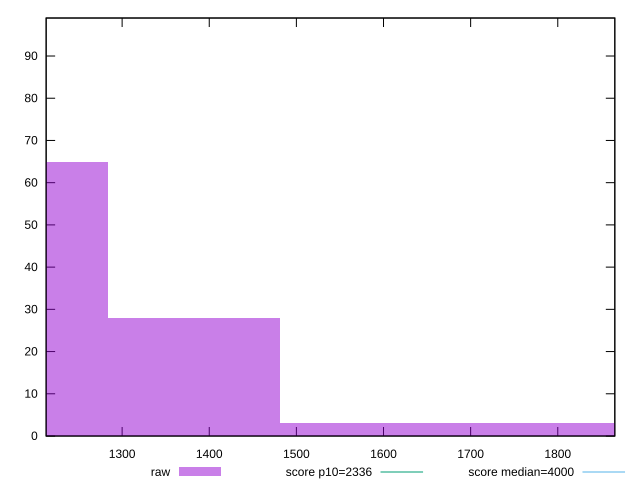

gnuplot code for this plot:
reset

$raw <<EOF
1777.5925079479748 3
1185.0616719653165 65
1382.5719506262026 28
1580.0822292870887 3
EOF

set key outside below
set boxwidth 197.5102786608861
set xrange [1212.792:1865.4750000000001]
set yrange [0:99]
set trange [0:99]
set style fill transparent solid 0.5 noborder

set parametric
set terminal svg size 640, 490 enhanced background rgb 'white'
set output "report/report_00029_2021-02-24T13-36-40.390Z/first-meaningful-paint/samples/card/raw/histogram.svg"

plot $raw title "raw" with boxes, \
     2336,t title "score p10=2336", \
     4000,t title "score median=4000"

reset
